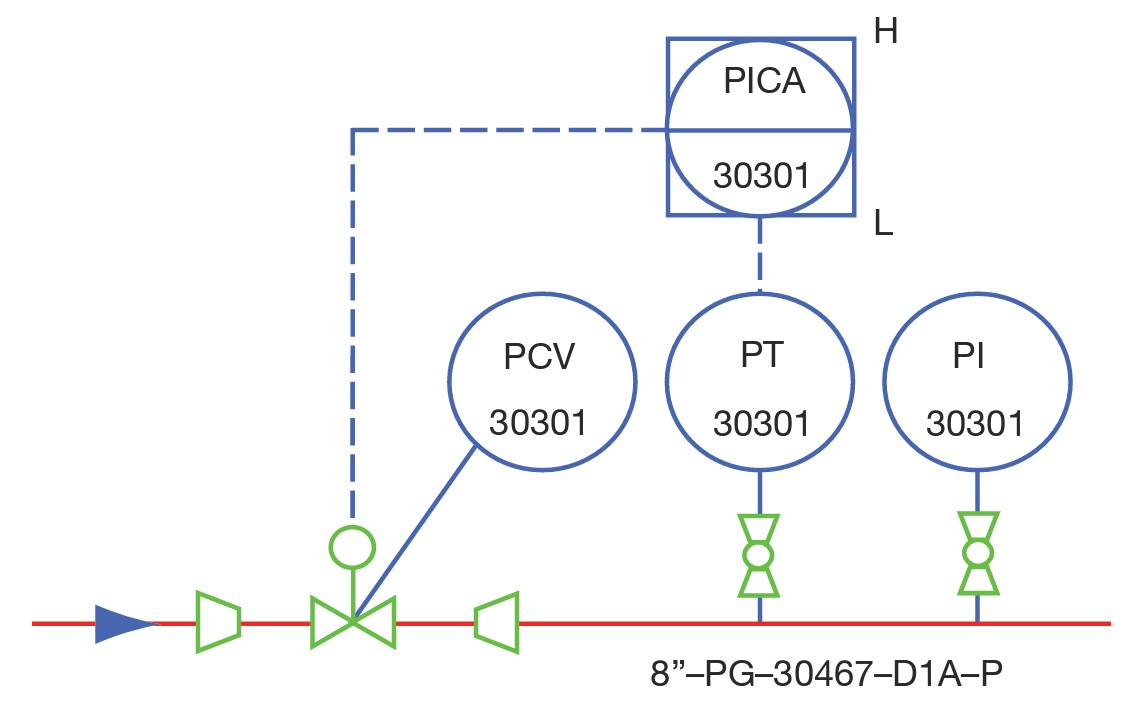
#> input picture dataset/original/diagramas/qtd_baixa/qld_alta/155.jpg, 1138 x 715 px, found by its file name
$ python processamentoImagens.py
#> lines starting #> are read from the running program, lines starting #| are printed output that depends on the picture; after the words box and inside, x2 and y2 are one past the last pixel; in counts of white or black regions, pixels touching at a corner belong together
import cv2
import numpy as np
import sys
from pathlib import Path

entrada = Path(sys.argv[1]) if len(sys.argv) > 1 else Path(
	"dataset/original/diagramas/qtd_baixa/qld_alta/155.jpg"
)
saida_grayscale = Path(sys.argv[2]) if len(sys.argv) > 2 else Path(
	"dataset/processado/pid_102_gray.png"
)
saida_resized_cubic = Path(
	"dataset/processado/pid_102_resized_cubic.png"
)
saida_resized_linear = Path(
	"dataset/processado/pid_102_resized_linear.png"
)
saida_resized_lanczo = Path(
	"dataset/processado/pid_102_resized_lanczo.png"
)
saida_resized_nearest = Path(
	"dataset/processado/pid_102_resized_nearest.png"
)
saida_contrast = Path(sys.argv[3]) if len(sys.argv) > 3 else Path(
	"dataset/processado/pid_102_contrast.png"
)
saida_gausianBlur = Path(
	"dataset/processado/pid_102_gausianBlur.png"
)
saida_medianBlur = Path(
	"dataset/processado/pid_102_medianBlur.png"
)
saida_bilateralFilter = Path(
	"dataset/processado/pid_102_bilateralFilter.png"
)
saida_binary = Path(
	"dataset/processado/pid_155_binary.png"
)
saida_otsu = Path(
	"dataset/processado/pid_102_otsu.png"
)
saida_adaptative = Path(
	"dataset/processado/pid_102_adaptative.png"
)
saida_erosion = Path(
	"dataset/processado/pid_102_erosion.png"
)
saida_dilation = Path(
	"dataset/processado/pid_102_dilation.png"
)
saida_opening = Path(
	"dataset/processado/pid_102_opening.png"
)
saida_closing = Path(
	"dataset/processado/pid_102_closing.png"
)
saida_lines = Path(
	"dataset/processado/pid_102_lines.png"
)
saida_without_lines = Path(
	"dataset/processado/pid_102_without_lines.png"
)

imagem = cv2.imread(str(entrada))
#> imagem is the input picture: shape (715, 1138, 3); mean B, G, R 248.1, 247.5, 247
if imagem is None:
	raise FileNotFoundError(f"Imagem de entrada não encontrada ou inválida: {entrada}")


# Redimensionamento
"""
MÉTODOS DE INTERPOLAÇÃO:
    -   cv2.INTER_NEAREST
    -   cv2.INTER_LINEAR
    -   cv2.INTER_CUBIC
    -   cv2.INTER_LANCZOS4
"""
"""imagem_2x_cubic = cv2.resize(
	imagem,
	None,
	fx=2,
	fy=2,
	interpolation = cv2.INTER_CUBIC
)

imagem_2x_linear = cv2.resize(
	imagem,
	None,
	fx=2,
	fy=2,
	interpolation = cv2.INTER_LINEAR
)

imagem_2x_lanczo = cv2.resize(
	imagem,
	None,
	fx=2,
	fy=2,
	interpolation = cv2.INTER_LANCZOS4
)

imagem_2x_nearest = cv2.resize(
	imagem,
	None,
	fx=4,
	fy=4,
	interpolation = cv2.INTER_NEAREST
)

saida_resized_cubic.parent.mkdir(parents=True, exist_ok=True)
if not cv2.imwrite(str(saida_resized_cubic), imagem_2x_cubic):
	raise OSError(f"Não foi possível salvar a imagem processada: {saida_resized_cubic}")

saida_resized_linear.parent.mkdir(parents=True, exist_ok=True)
if not cv2.imwrite(str(saida_resized_linear), imagem_2x_linear):
	raise OSError(f"Não foi possível salvar a imagem processada: {saida_resized_linear}")

saida_resized_lanczo.parent.mkdir(parents=True, exist_ok=True)
if not cv2.imwrite(str(saida_resized_lanczo), imagem_2x_lanczo):
	raise OSError(f"Não foi possível salvar a imagem processada: {saida_resized_lanczo}")

saida_resized_nearest.parent.mkdir(parents=True, exist_ok=True)
if not cv2.imwrite(str(saida_resized_nearest), imagem_2x_nearest):
	raise OSError(f"Não foi possível salvar a imagem processada: {saida_resized_nearest}")"""


# Grayscale
cinza = cv2.cvtColor(imagem, cv2.COLOR_BGR2GRAY)
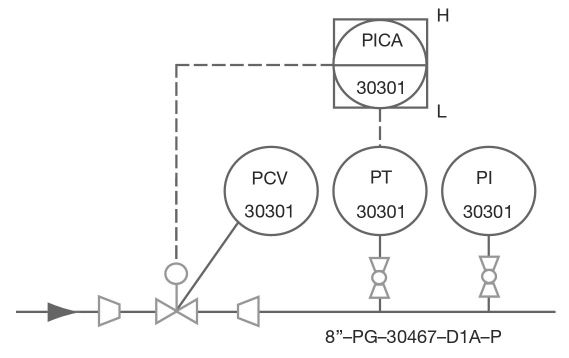
#> cinza: shape (715, 1138) (shown at 1/2 size); min 26, max 255, mean 247.4

saida_grayscale.parent.mkdir(parents=True, exist_ok=True)
if not cv2.imwrite(str(saida_grayscale), cinza):
	raise OSError(f"Não foi possível salvar a imagem processada: {saida_grayscale}")


# Contraste
"""
VALORES DE CONTRASTE:
    clipLimit = 1.0
	clipLimit = 2.0
	clipLimit = 3.0
	clipLimit = 4.0
"""
"""clahe = cv2.createCLAHE(
	clipLimit = 2.0,
	tileGridSize = (8, 8)
)

contraste = clahe.apply(cinza)

saida_contrast.parent.mkdir(parents=True, exist_ok=True)
if not cv2.imwrite(str(saida_contrast), contraste):
	raise OSError(f"Não foi possível salvar a imagem com contraste: {saida_contrast}")"""


# Redução de ruído
"""
FILTROS:
    - Gaussian Blur
	- Median Blur
	- Bilateral Blur
"""
"""gausianBlur = cv2.GaussianBlur(
	cinza,
	(5, 5),
	0
)

medianBlur = cv2.medianBlur(
	cinza,
	5
)

bilateralFilter = cv2.bilateralFilter(
	cinza,
	9,
	75,
	75
)

saida_gausianBlur.parent.mkdir(parents=True, exist_ok=True)
if not cv2.imwrite(str(saida_gausianBlur), gausianBlur):
	raise OSError(f"Não foi possível salvar a imagem com contraste: {saida_gausianBlur}")

saida_medianBlur.parent.mkdir(parents=True, exist_ok=True)
if not cv2.imwrite(str(saida_medianBlur), medianBlur):
	raise OSError(f"Não foi possível salvar a imagem com contraste: {saida_medianBlur}")

saida_bilateralFilter.parent.mkdir(parents=True, exist_ok=True)
if not cv2.imwrite(str(saida_bilateralFilter), bilateralFilter):
	raise OSError(f"Não foi possível salvar a imagem com contraste: {saida_bilateralFilter}")"""

# Binarização
"""
TIPOS DE BINARIZAÇÃO:
    - Threshold manual (binary)
	- Threshold automático (otsu)
	- Adaptive
"""
threshold_value, binary = cv2.threshold(
	cinza,
	0,
	255,
	cv2.THRESH_BINARY
)
#> binary: shape (715, 1138); every value is 255

threshold_value, otsu = cv2.threshold(
	cinza,
	0,
	255,
	cv2.THRESH_BINARY + cv2.THRESH_OTSU
)
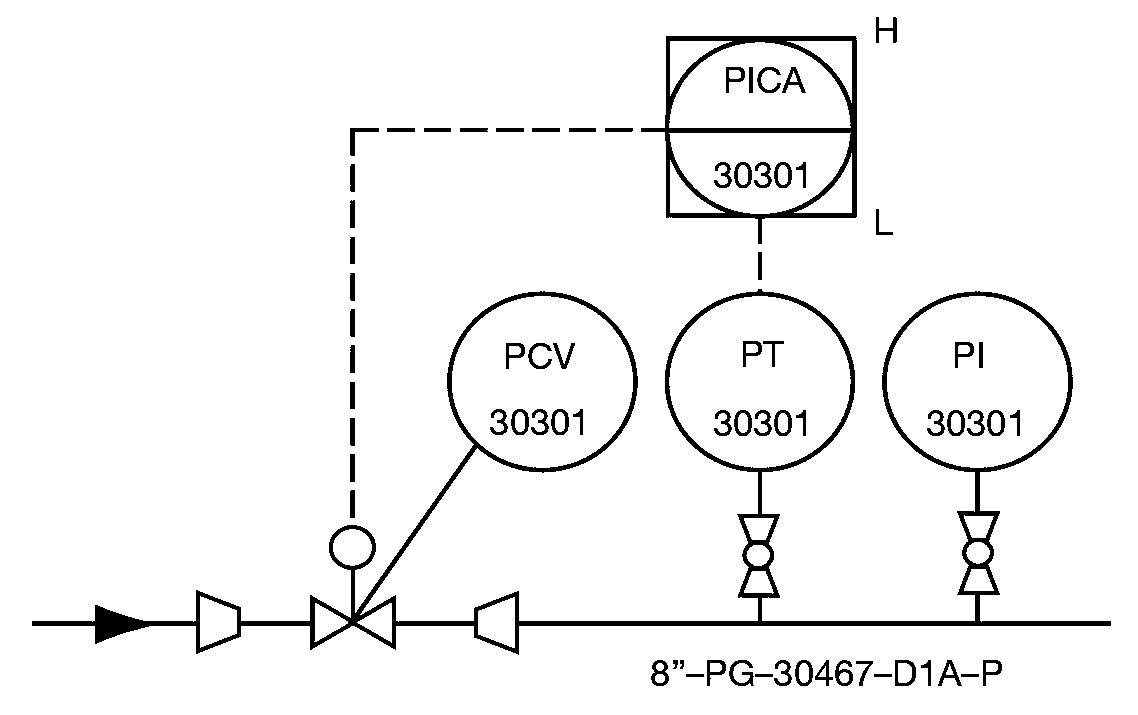
#> otsu: shape (715, 1138); 95.3% white; 72 black regions, largest, box (x1, y1, x2, y2) and area: (32, 289, 1111, 655) 20587, (641, 36, 857, 244) 6558, (729, 660, 754, 686) 264
#> threshold_value = 180

adaptive = cv2.adaptiveThreshold(
	cinza,
	255,
	cv2.ADAPTIVE_THRESH_GAUSSIAN_C,
	cv2.THRESH_BINARY,
	15,
	5
)
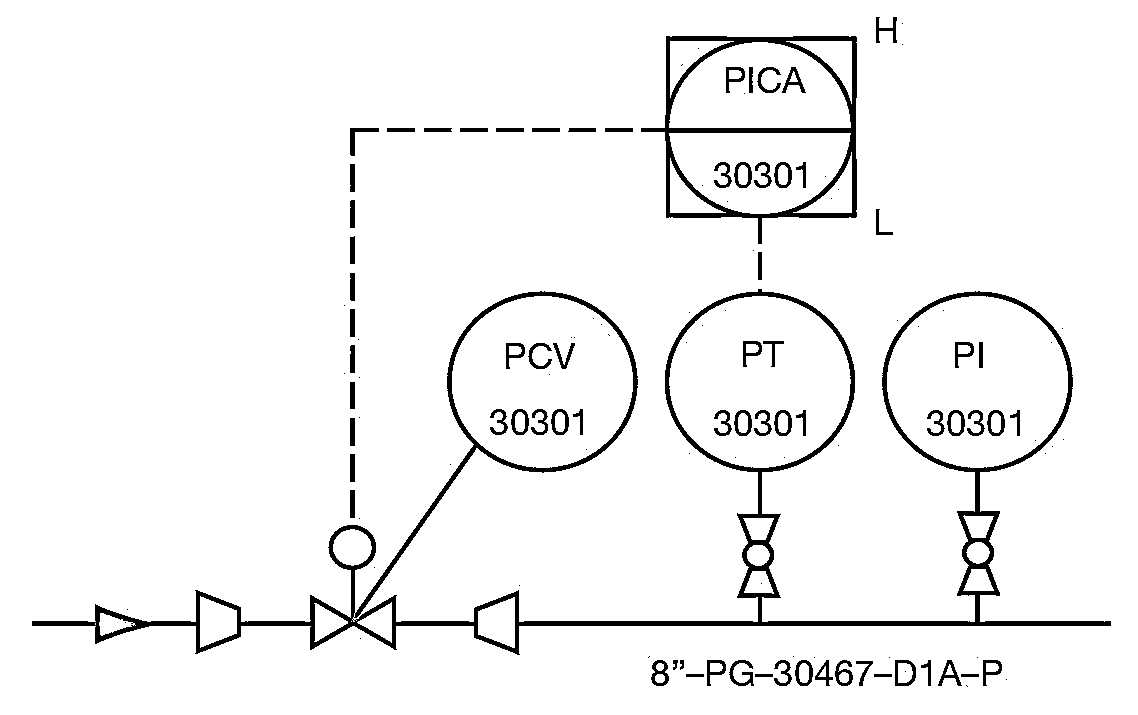
#> adaptive: shape (715, 1138); 95.4% white; 128 black regions (56 under 20 px), largest, box (x1, y1, x2, y2) and area: (32, 289, 1111, 655) 20230, (641, 36, 857, 244) 6322, (729, 660, 754, 686) 255

saida_binary.parent.mkdir(parents=True, exist_ok=True)
if not cv2.imwrite(str(saida_binary), binary):
	raise OSError(f"Não foi possível salvar a imagem processada: {saida_binary}")

saida_otsu.parent.mkdir(parents=True, exist_ok=True)
if not cv2.imwrite(str(saida_otsu), otsu):
	raise OSError(f"Não foi possível salvar a imagem processada: {saida_otsu}")

saida_adaptative.parent.mkdir(parents=True, exist_ok=True)
if not cv2.imwrite(str(saida_adaptative), adaptive):
	raise OSError(f"Não foi possível salvar a imagem processada: {saida_adaptative}")


# Operações Morfológicas
"""
PRINCIPAIS OPERAÇÕES:
    - Erosion
        Pode remover pequenos elementos.
	- Dilation
        Expande regiões.
	- Opening
        Pode ser útil para remover pequenos ruídos.
	- Closing
        Pode ajudar a fechar pequenas interrupções.
"""
"""kernel = cv2.getStructuringElement(
	cv2.MORPH_RECT,
	(3, 3)
)

eroded = cv2.erode(
	binary,
	kernel,
	iterations=1
)

dilated = cv2.dilate(
	binary,
	kernel,
	iterations=1
)

opening = cv2.morphologyEx(
	binary,
	cv2.MORPH_OPEN,
	kernel
)

closing = cv2.morphologyEx(
	binary,
	cv2.MORPH_CLOSE,
	kernel
)

saida_erosion.parent.mkdir(parents=True, exist_ok=True)
if not cv2.imwrite(str(saida_erosion), eroded):
	raise OSError(f"Não foi possível salvar a imagem processada: {saida_erosion}")

saida_dilation.parent.mkdir(parents=True, exist_ok=True)
if not cv2.imwrite(str(saida_dilation), dilated):
	raise OSError(f"Não foi possível salvar a imagem processada: {saida_dilation}")

saida_opening.parent.mkdir(parents=True, exist_ok=True)
if not cv2.imwrite(str(saida_opening), opening):
	raise OSError(f"Não foi possível salvar a imagem processada: {saida_opening}")

saida_closing.parent.mkdir(parents=True, exist_ok=True)
if not cv2.imwrite(str(saida_closing), closing):
	raise OSError(f"Não foi possível salvar a imagem processada: {saida_closing}")"""


# Detecção e remoção de linhas
"""edges = cv2.Canny(
	cinza,
	50,
	150
)

lines = cv2.HoughLinesP(
	edges,
	1,
	3.14159 / 180,
	threshold = 100,
	minLineLength = 100,
	maxLineGap = 10
)

imagem_com_linhas = imagem.copy()
mascara_linhas = np.zeros(cinza.shape, dtype=np.uint8)
if lines is not None:
	for line in lines:
		x1, y1, x2, y2 = line[0]
		cv2.line(imagem_com_linhas, (x1, y1), (x2, y2), (0, 0, 255), 2)
		cv2.line(mascara_linhas, (x1, y1), (x2, y2), 255, 2)

resultado = cv2.inpaint(
	imagem,
	mascara_linhas,
	3,
	cv2.INPAINT_TELEA
)

saida_lines.parent.mkdir(parents=True, exist_ok=True)
if not cv2.imwrite(str(saida_lines), imagem_com_linhas):
	raise OSError(f"Não foi possível salvar a imagem processada: {saida_lines}")

saida_without_lines.parent.mkdir(parents=True, exist_ok=True)
if not cv2.imwrite(str(saida_without_lines), resultado):
	raise OSError(f"Não foi possível salvar a imagem processada: {saida_without_lines}")"""

$ run again, with dataset/original/diagramas/qtd_baixa/qld_alta/101.jpg copied over dataset/original/diagramas/qtd_baixa/qld_alta/155.jpg
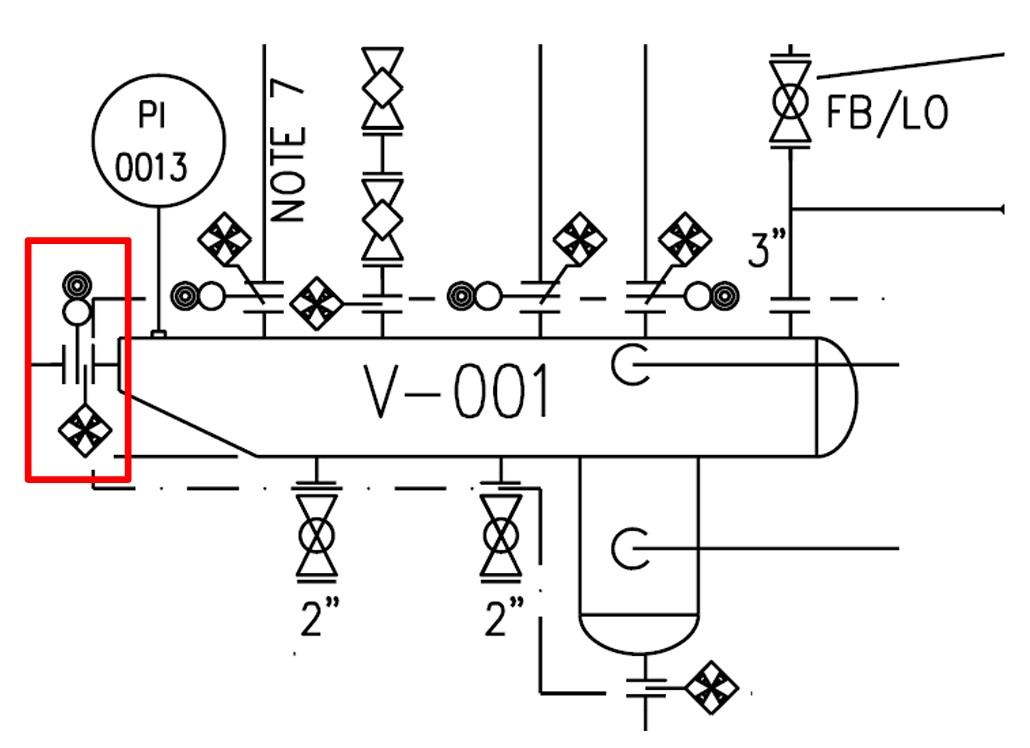
#> input picture dataset/original/diagramas/qtd_baixa/qld_alta/101.jpg, 1030 x 748 px, found by its file name
#> imagem is the input picture: shape (748, 1030, 3); mean B, G, R 238, 238, 239.4
#> `threshold_value, binary = cv2.threshold( cinza, 0, 255, cv2.THRESH_BIN..`:
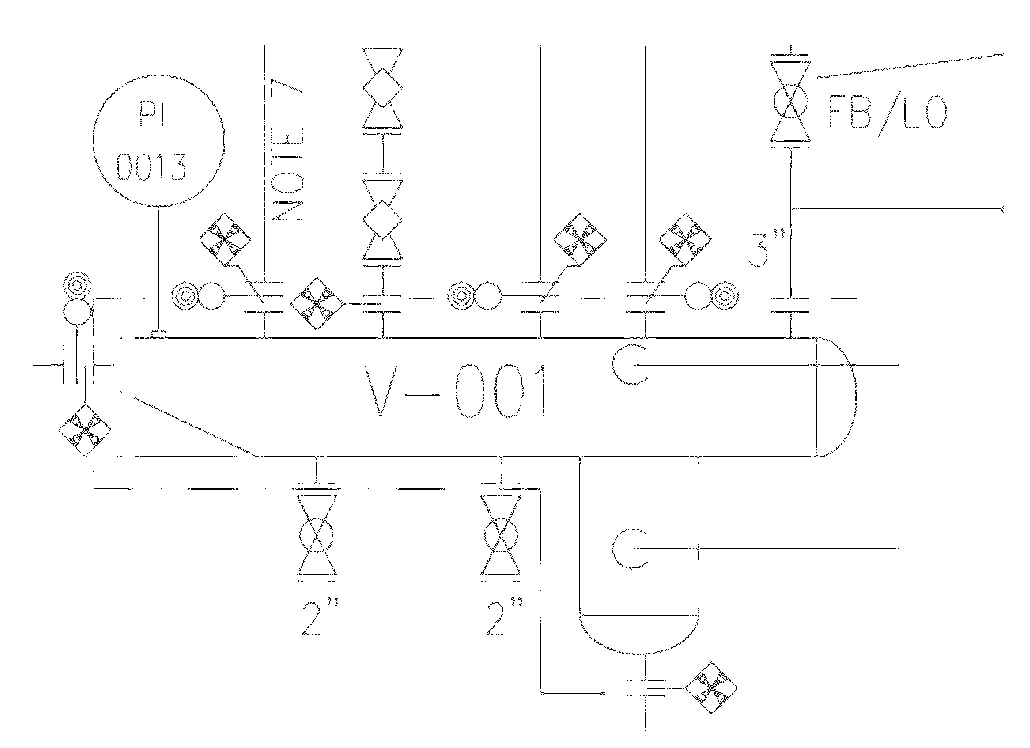
#> binary: shape (748, 1030); 98.3% white; black in thin lines or dots, all inside (x1, y1, x2, y2) = (33, 45, 1004, 731)
#> otsu: shape (748, 1030); 93% white; 68 black regions (8 under 20 px), largest, box (x1, y1, x2, y2) and area: (25, 73, 899, 682) 20767, (170, 44, 284, 311) 3526, (447, 44, 607, 311) 3486
#> threshold_value = 147
#> `adaptive = cv2.adaptiveThreshold( cinza, 255, cv2.ADAPTIVE_THRESH_GAUS..`:
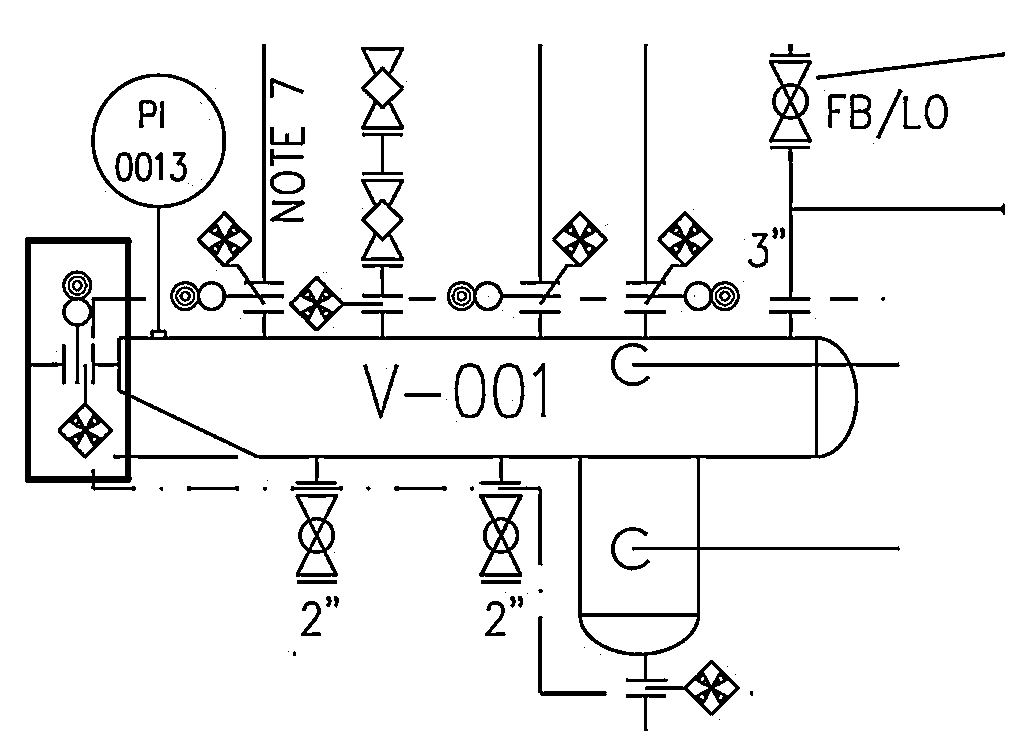
#> adaptive: shape (748, 1030); 93.1% white; 118 black regions (51 under 20 px), largest, box (x1, y1, x2, y2) and area: (25, 73, 900, 682) 21001, (170, 44, 284, 311) 3041, (447, 44, 608, 311) 3016

$ run again, with dataset/original/diagramas/qtd_baixa/qld_alta/148.jpg copied over dataset/original/diagramas/qtd_baixa/qld_alta/155.jpg
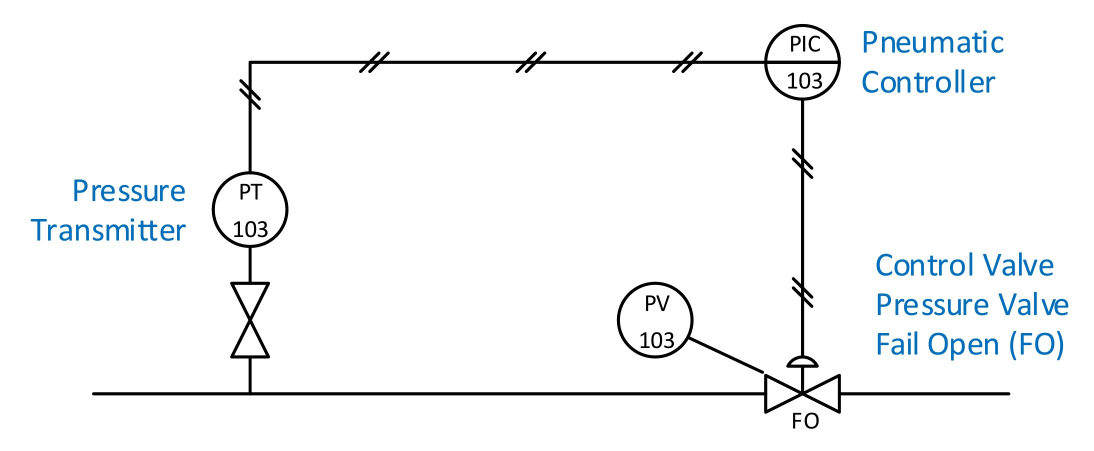
#> input picture dataset/original/diagramas/qtd_baixa/qld_alta/148.jpg, 2187 x 901 px, found by its file name (shown at 1/2 size)
#> imagem is the input picture: shape (901, 2187, 3); mean B, G, R 247.6, 246.6, 245
#> `threshold_value, binary = cv2.threshold( cinza, 0, 255, cv2.THRESH_BIN..`:
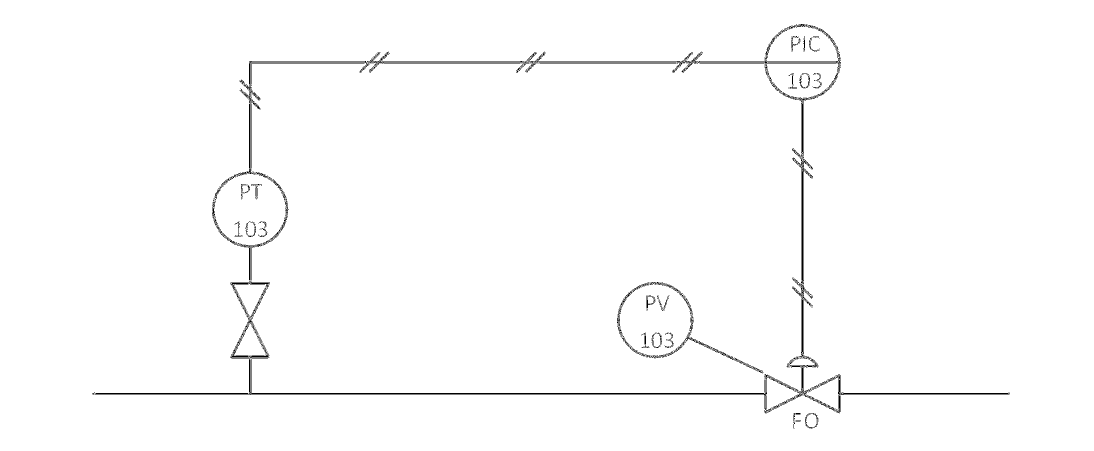
#> binary: shape (901, 2187) (shown at 1/2 size); 98.8% white; black in thin lines or dots, all inside (x1, y1, x2, y2) = (185, 48, 2020, 857)
#> otsu: shape (901, 2187); 96.1% white; 97 black regions, largest, box (x1, y1, x2, y2) and area: (184, 48, 2021, 828) 41668, (1234, 563, 1528, 748) 3981, (1857, 665, 1896, 709) 628
#> threshold_value = 149
#> `adaptive = cv2.adaptiveThreshold( cinza, 255, cv2.ADAPTIVE_THRESH_GAUS..`:
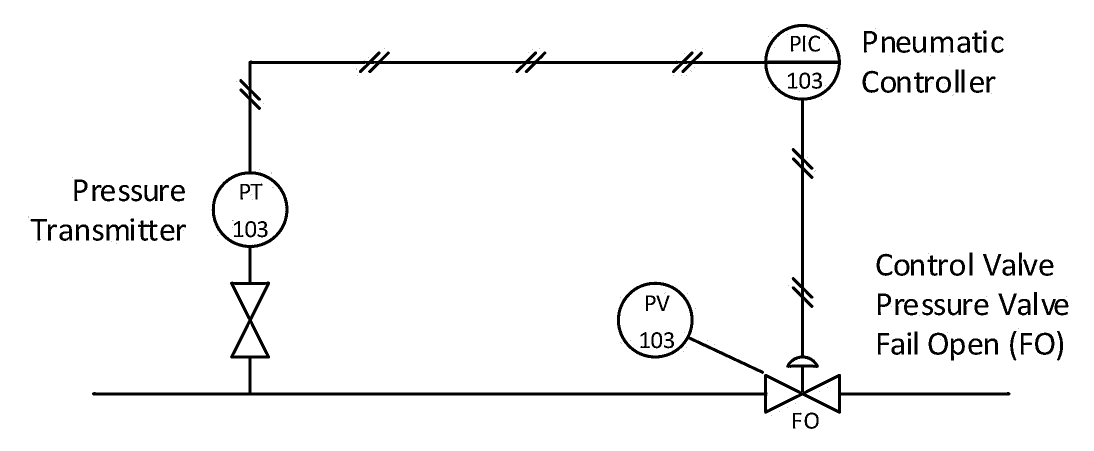
#> adaptive: shape (901, 2187) (shown at 1/2 size); 96.1% white; 187 black regions (90 under 20 px), largest, box (x1, y1, x2, y2) and area: (184, 48, 2021, 828) 38643, (1234, 563, 1528, 748) 3873, (1857, 665, 1896, 710) 660
